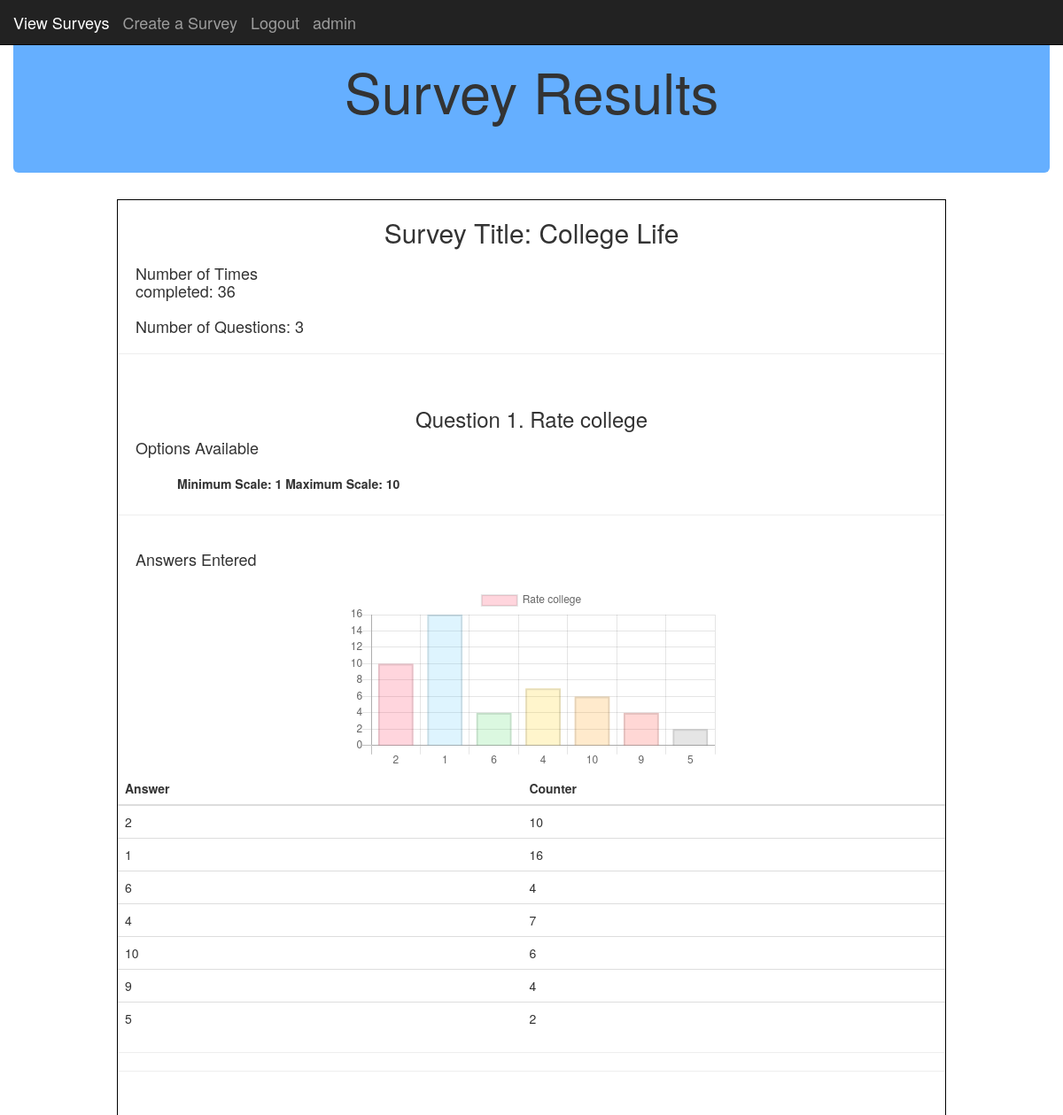
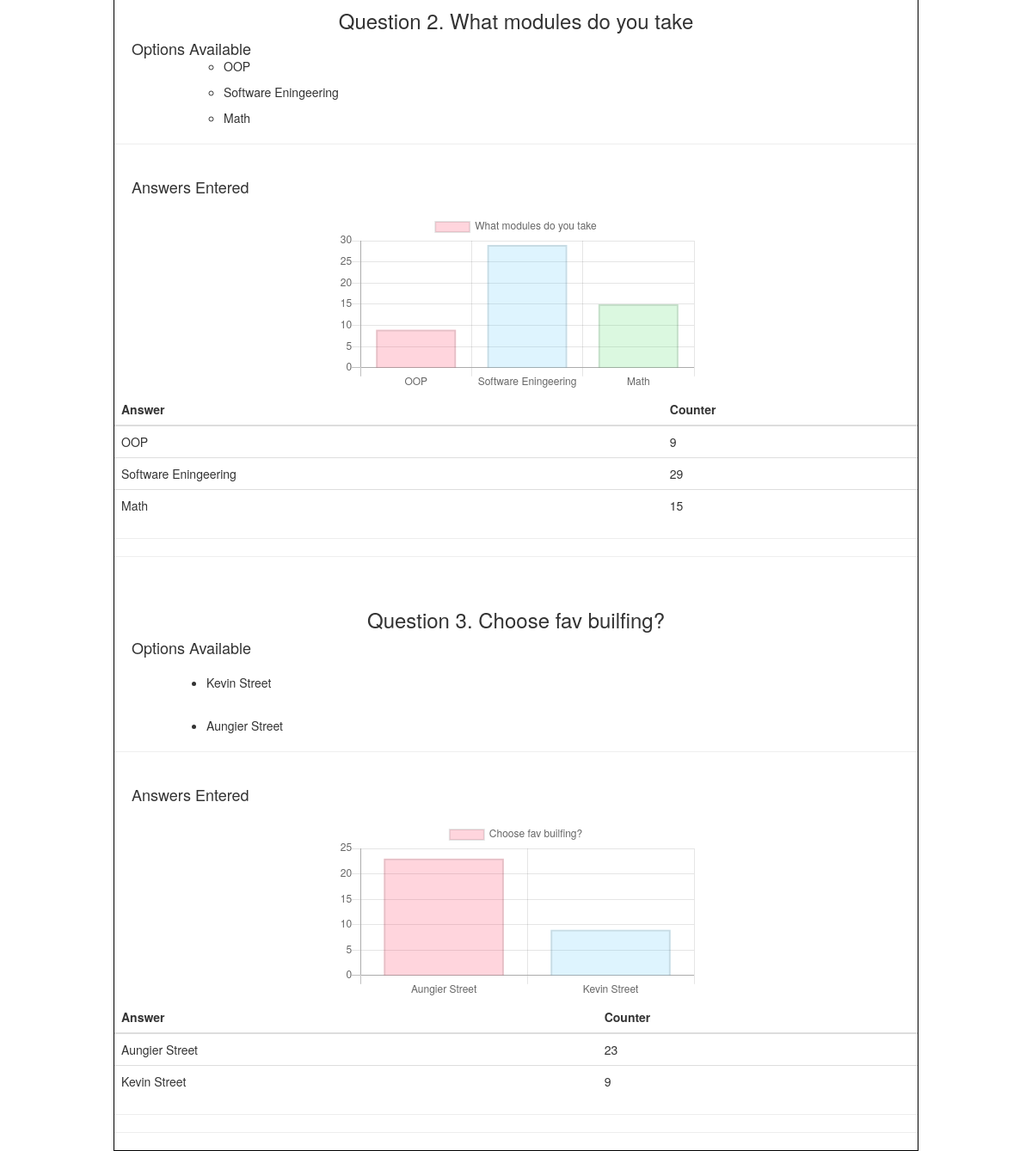
The page /post_detail/17/ (signed in) on the database its author committed (2 pictures, top to bottom).
### posts/models.py (models this page shows, shortened)
class Post(models.Model):
	title = models.CharField(max_length = 250)
	dateSurvCreated = models.DateTimeField()
	numOfQuestions = models.IntegerField( default = '1')
	numOfTimesCompleted = models.IntegerField( default = '1')
	private = models.CharField(max_length = 250, default = "no")
	passcode = models.CharField(max_length = 250, default = "code")

class Question(models.Model):
	questionLabel = models.CharField(max_length = 250)
	surveybelongto = models.CharField(max_length = 250, default = "survey")
	questionNumber = models.IntegerField( default = '1')
	numberOfAnswers = models.IntegerField( default = '1')

class Answers(models.Model):
	answerID = models.CharField(max_length = 250)
	answerLabel = models.CharField(max_length = 250, default = "answer")
	questionNumber = models.IntegerField( default = '1')
	surveyTitle = models.CharField(max_length = 250, default = "survey")
	questionLabel = models.CharField(max_length = 250, default = "survey")
	questionType = models.CharField(max_length = 250, default = "Question type")
	scaleMinimum = models.IntegerField( default = '1')
	scaleMaximum = models.IntegerField( default = '1')
	urlForImage = models.CharField(max_length = 250, default = "URL")
	answerCounter = models.IntegerField( default = '0')

class Response(models.Model):
	survey = models.CharField(max_length = 250, default = "survey")
	question = models.CharField(max_length = 250, default = "question")
	answer = models.CharField(max_length = 250, default = "answer")
	answerCounter = models.IntegerField( default = '0')

### sitepages/views.py (the view)
# urls.py: url(r'^post_detail/(?P<post_id>[0-9]+)/$',sitepages.views.post_detail, name="post_detail"),
def post_detail(request, post_id):
    if request.user.is_authenticated():
        obj = Post.objects.get(pk=post_id)
        questions = Question.objects.filter(surveybelongto=obj.title).values()
        answers = Answers.objects.filter(surveyTitle = obj.title).values()
        response = Response.objects.filter(survey = obj.title).values()
        return render(request, 'sitepages/results.html',{'obj':obj, 'questions':questions, 'answers':answers, 'response':response} )
    else:
        return render(request,'accounts/login.html', {'error':'To view the survey results, please login.'})

### sitepages/templates/sitepages/results.html (shortened to what this page needs)
<!DOCTYPE html>
<html lang="en">
  <head>
    {% load static %}
    <link rel="stylesheet" type="text/css" href="{% static 'CSS/create_survey.css' %}"/>
    <link rel="stylesheet" type="text/css" href="{% static 'CSS/result.css' %}"/>
</head>
    <link rel="stylesheet" href="https://maxcdn.bootstrapcdn.com/bootstrap/3.3.7/css/bootstrap.min.css">
  </head>
	<nav class="navbar navbar-inverse navbar-fixed-top">
  		<div class="container-fluid">
    		<div class="navbar-header">
            {% if user.is_authenticated %}
            <a class="navbar-brand" href="{% url 'home' %}">View Surveys</a>
            <a class="navbar-brand active" href="{% url 'create_survey' %}">Create a Survey</a>
            <a class="navbar-brand" href="#" onclick="document.getElementById('logoutForm').submit()">Logout</a>
            <a class="navbar-brand">{{user.username}}</a>
            {% else %}
            <a class="navbar-brand active" href="{% url 'signup' %}">Sign Up</a>
            <a class="navbar-brand active" href="{% url 'login' %}">Login</a>
            <a class="navbar-brand" href="{% url 'home' %}">View Surveys</a>
            <a class="navbar-brand active" href="{% url 'create_survey' %}">Create a Survey</a>
            {% endif %}
    		</div>
      		</div>
	</nav>
  <body>
 	<div class="container-fluid">
    <div class="jumbotron" style="background-color: #65AFFF">
      <h1 class = "text-center">Survey Results</h1>
    </div>
    <div id="parent">
    <div id="labels">
    <form action="" method="post" >
      <div class = "text-center">
        <h2>Survey Title: {{ obj.title }} </h2>
        <div class = "resultPos">
	       <div class="flexbox">
              <div class= "flexitem">
			  	<h4 class=text-left>Number of Times completed: {{ obj.numOfTimesCompleted }}</h4>
              </div>
	       </div>
        <h4 class=text-left>Number of Questions: {{ obj.numOfQuestions }}
        </h4>
        </div>
      </div>
      <hr>
      {% for question in questions.all %}
        <br>
        <h3 class = "text-center">Question {{ question.questionNumber }}. {{ question.questionLabel }}</h3>
		<h4 class = "resultPos">Options Available</h4>
        {% for answer in answers.all %}
          {% if answer.questionNumber == question.questionNumber %}
            {% if answer.questionType == "multiple" %}
            <ul class = "text-left">
            <div style="width:800px; margin:0 auto;">
              <ul class = "text-left">
               <li>{{ answer.answerLabel }}</li>
            </div>
            </ul>
            {% endif %}
            {% if answer.questionType == "checkBox" %}
            <div style="width:800px; margin:0 auto;">
              <br>
              <ul class = "text-left">
               <li>{{ answer.answerLabel }}</li>
              </ul>
            </div>
            {% endif %}
            {% if answer.questionType == "scale" %}
            {% ifchanged %}
            <div style="width:800px; margin:0 auto;">
              <br>
              <label>Minimum Scale: {{ answer.scaleMinimum }}</label>
              <label>Maximum Scale: {{ answer.scaleMaximum }}</label>
            </div>
            {% endifchanged %}
            {% endif %}
          {% endif %}
        {% endfor %}
        <hr>
        <br>
        <h4 class= "resultPos">Answers Entered</h4>
        <br>
        <div id="canvas-holder" style="width:45%; margin: 0 auto;">
             <canvas id="watchersCanvas{{ question.questionNumber }}"></canvas>
        </div>
        <table class="table" >
	        <thead>
				<tr>
					<th>Answer</th>
					<th>Counter</th>
				</tr>
			</thead>
        {% for response in response.all %}
            <div style="width:80%; margin:0 auto;">
						{% if response.question == question.questionLabel %}
						{% with total=response.answer %}
						    <tbody>
						      <tr>
						        <td>{{ total }} </td>
						        <td>{{ response.answerCounter }}</td>
						      </tr>
						    </tbody>
                            <script>
                            var ctx = document.getElementById("watchersCanvas{{ question.questionNumber }}");
                            var result = localStorage.getItem('response{{ question.questionNumber }}');
                            var array = result.split(',');
                            var dataResult = localStorage.getItem('data{{ question.questionNumber }}');
                            var dataArray = dataResult.split(',');
							window.localStorage.removeItem("data{{ question.questionNumber }}");
							window.localStorage.removeItem("response{{ question.questionNumber }}");
            				//var array = ["fog","cdc"];
            				//var dataArray = [12,12];
                            var myWatchersChart = new Chart(ctx, {
                                type: 'bar',
                                data: {
                                    labels: array,
                                    datasets: [{
                                        label: '{{ question.questionLabel }}',
                                        data: dataArray,
                                        backgroundColor: [
                                            'rgba(255, 45, 85, 0.2)',
                                            'rgba(90, 200, 250, 0.2)',
                                            'rgba(76, 217, 100, 0.2)',
                                            'rgba(255, 204, 0, 0.2)',
                                            'rgba(255, 149, 0, 0.2)',
                                            'rgba(255, 59, 48, 0.2)',
                                        ],
                                        borderColor: [
                                        ],
                                        borderWidth: 2
                                    }]
                                },
                                options: {
                                    scales: {
                                        yAxes: [{
                                            ticks: {
                                                beginAtZero:true
                                            }
                                        }]
                                    }
                                }
                            });
                            </script>
						 {% endwith %}
						{% endif %}
            </div>
		{% endfor %}
		</table>
    	<hr>
    	<hr>
      {% endfor %}
      </div>
    </div>
    </div>
  </body>
</html>

### static/CSS/create_survey.css (style rules this page uses)
.flexbox { flex-direction: row; display: flex; flex-wrap: wrap; }
.flexitem { border-width: 1px; border-style: none; width: 150px; display: inline-block; margin: 0 50px 0 0; }
body { position: relative; }
.resultPos { margin: 0 50px 0 0; }
#parent { width:80%; margin: 0 auto }
#labels, #controls { float:left; width:100%; border:1px solid rgba(0,0,0,1); height: auto; }

### static/CSS/result.css (style rules this page uses)
.resultPos { margin-left: 20px; }

### rows shown on the page
Post: title "College Life", numOfTimesCompleted "36", numOfQuestions "3"
Question: questionNumber "1", questionLabel "Rate college"
Answers: scaleMinimum "1", scaleMaximum "10"
Response: answer "2", answerCounter "10"
Response: answer "1", answerCounter "16"
Response: answer "6", answerCounter "4"
Response: answer "4", answerCounter "7"
Response: answer "10", answerCounter "6"
Response: answer "9", answerCounter "4"
Response: answer "5", answerCounter "2"
Question: questionNumber "2", questionLabel "What modules do you take"
Answers: answerLabel "OOP"
Answers: answerLabel "Software Eningeering"
Answers: answerLabel "Math"
Response: answer "OOP", answerCounter "9"
Response: answer "Software Eningeering", answerCounter "29"
Response: answer "Math", answerCounter "15"
Question: questionNumber "3", questionLabel "Choose fav builfing?"
Answers: answerLabel "Kevin Street"
Answers: answerLabel "Aungier Street"
Response: answer "Aungier Street", answerCounter "23"
Response: answer "Kevin Street", answerCounter "9"

### other values the page prints
{{ user.username }} "admin"
